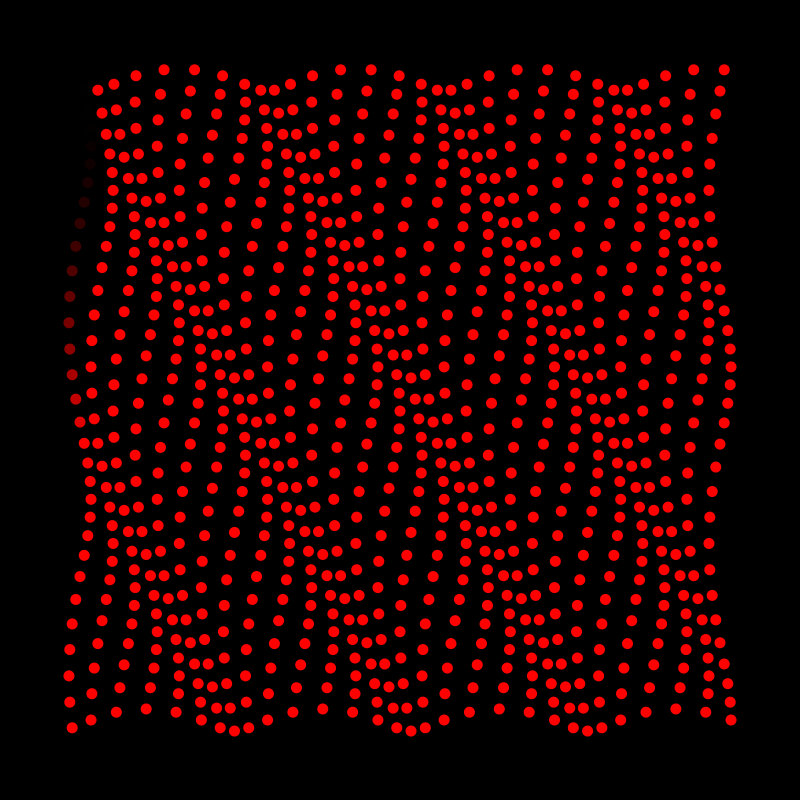
Frame 1 (no input)
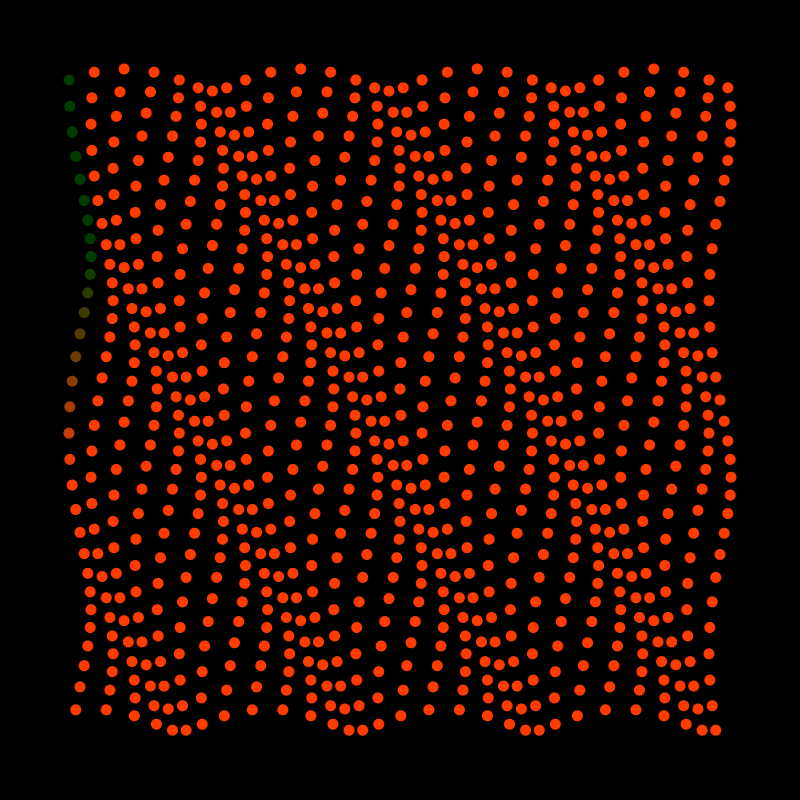
Frame 60 (the mouse pressed at the canvas centre just before this capture)
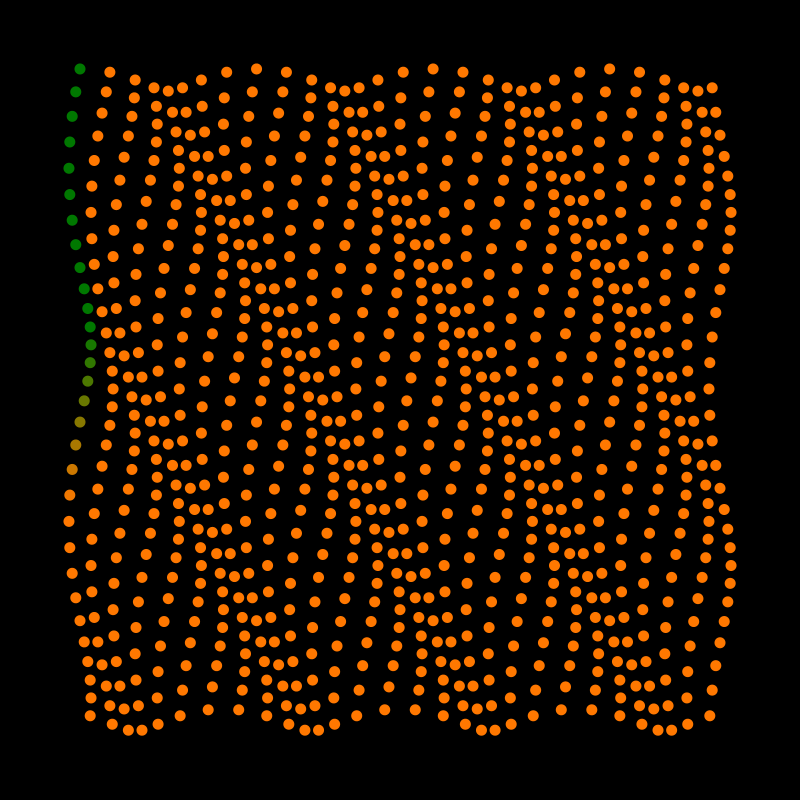
Frame 120 (the mouse held since frame 60 and released just before this capture)

The Processing sketch that drew these frames (run headless with seeded random() and noise(); from frame 60 on, the mouse is pressed at the canvas centre):

// Processing sketch: processing_151619
// ── processing_151619.pde

/*
 * Creative Coding
 * Week 2, 05 - Moving Patterns 1
 * by Indae Hwang and Jon McCormack
 * Copyright (c) 2014 Monash University
 *
 * This sketch builds on the previous sketches, drawing shapes based on the
 * current framerate. The movement of individual shapes combine to create a
 * gestalt field of motion. Use the arrow keys on your keyboard to change the
 * frame rate. 
 * 
 */

// variable used to store the current frame rate value
int frame_rate_value;

void setup() {
  size(800, 800);

  frame_rate_value = 8;
  frameRate(frame_rate_value);
  rectMode(CENTER);
  background(255);
 // int num;
 // int margin;
}


void draw() {

  background(0);

  int margin = 80;
  int num = 30;
  
  float gutter = 0; //distance between each cell
  float cellsize = ( width - (2 * margin) - gutter * (num - 1) ) / (num - 1);

  int circleNumber = 0; // counter
  for (int i=0; i<num; i++) {
    for (int j=0; j<num; j++) {
      circleNumber = (i * num) + j; // different way to calculate the circle number from w2_04

      float tx = margin + cellsize * i + gutter * i;
      float ty = margin + cellsize * j + gutter * j;

      movingCircle(tx, ty, cellsize, circleNumber);
    }
  }
} //end of draw 


void movingCircle(float x, float y, float size, int circleNum) {

  float finalAngle;
  finalAngle = frameCount + circleNum;

  //the rotating angle for each tempX and tempY postion is affected by frameRate and angle;  
  float tempX = x + (size / 2) * sin(PI / frame_rate_value * finalAngle);
  float tempY = y + (size / 2) * cos(PI / frame_rate_value * finalAngle);
  //ellipse(x, y, size, size); // circle

  noStroke();
  fill(sq(circleNum) - frameCount,frameCount , 0 );
 // fill(circleNum/4 - 10000 + frameCount );
 // rect(tempX, tempY, size/5, size/5);
 // rect(tempX, tempY, 1, size*5);
  ellipse(tempX, tempY, size/2, size/2); // circle
  stroke(0);
  noFill();
  stroke(0);
  //line(x, y, tempX, tempY);
}


/*
 * keyReleased function
 *
 * called automatically by Processing when a keyboard key is released
 */
void keyReleased() {

  // right arrow -- increase frame_rate_value
  if (keyCode == RIGHT && frame_rate_value < 60) {
    frame_rate_value++;
  }

  // left arrow -- decrease frame_rate_value
  if ( keyCode == LEFT && frame_rate_value > 1) {
    frame_rate_value--;
  }

  // set the frameRate and print current value on the screen
  frameRate(frame_rate_value);
  println("Current frame Rate is: " + frame_rate_value);
}
